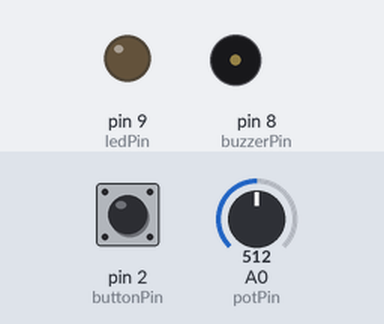
Recording of a sketch running on a simulated Arduino Uno, built with avr-gcc and run on an emulated ATmega328P. Shown: output pins drawn as LEDs (lit = HIGH), buzzer (waves = sounding). Inputs (shaded band) come from the test bench; at power-on: pin 2 (buttonPin) HIGH, A0 (potPin) = 512.

Above: at 1.2 s.
1.3 s: pin 2 (buttonPin) pulled LOW for 0.15 s
At 2.5 s:
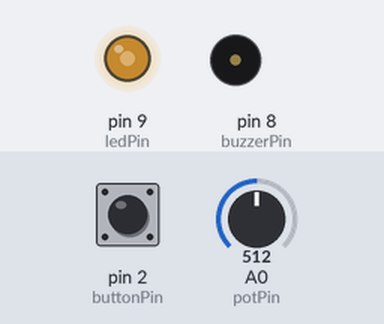
3.0 s: A0 (potPin) set to 716
At 4.2 s:
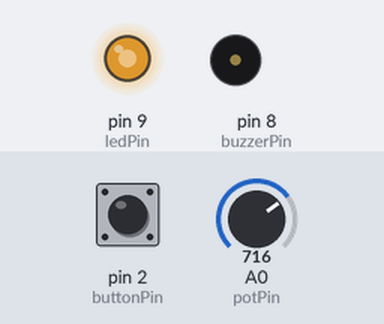
4.5 s: A0 (potPin) set to 900
At 5.5 s:
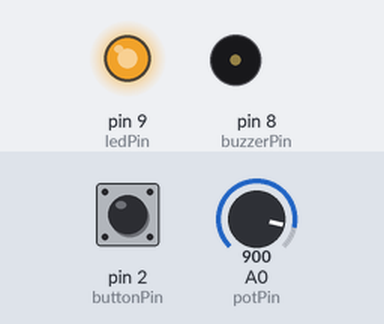
6.0 s: pin 2 (buttonPin) pulled LOW for 1 s
At 6.11 s:
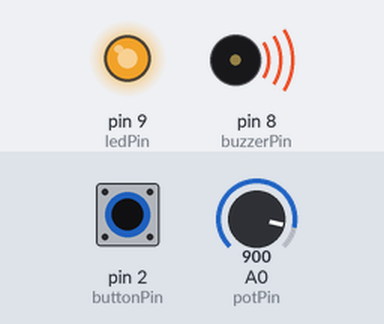
Timing chart, 0 to 9.0 s (numbered marks = the images above; inputs shaded):
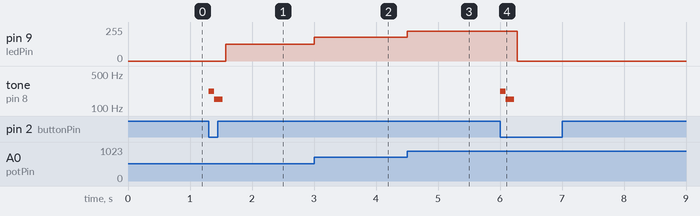

Measured:
- after the input at 1.3 s, pin 9 (ledPin): 0/255 → 127/255 after 0.28 s; tone on pin 8 (buzzerPin): silent → 220 Hz at once, → 150 Hz 0.09 s later, → silent 0.14 s later
- after the input at 3.0 s, pin 9 (ledPin): 127/255 → 178/255 at once
- after the input at 4.5 s, pin 9 (ledPin): 178/255 → 224/255 at once
- after the input at 6.0 s, pin 9 (ledPin): 224/255 → 0/255 after 0.28 s; tone on pin 8 (buzzerPin): silent → 220 Hz at once, → 150 Hz 0.09 s later, → silent 0.14 s later

The sketch:

button_led_potentiometer_buzz.ino
```cpp
int potPin = A0;
int ledPin = 9;
int buttonPin = 2;
int buzzerPin = 8;

bool ledState = false;
int lastButtonState = HIGH;

void setup() {
  pinMode(ledPin, OUTPUT);
  pinMode(buttonPin, INPUT_PULLUP);
  pinMode(buzzerPin, OUTPUT);
}

void loop() {
  int buttonState = digitalRead(buttonPin);

  // Button imebonyezwa
  if (lastButtonState == HIGH && buttonState == LOW) {

    // Badilisha LED ON/OFF
    ledState = !ledState;

    // Beep yenye "bass" zaidi - masafa ya chini na tabaka mbili
    tone(buzzerPin, 220);   // sauti ya chini (deep)
    delay(90);
    tone(buzzerPin, 150);   // chini zaidi kwa hisia ya "bass"
    delay(140);
    noTone(buzzerPin);

    delay(50); // debounce
  }

  lastButtonState = buttonState;

  // Potentiometer inadhibiti brightness
  if (ledState) {
    int potValue = analogRead(potPin);
    int brightness = map(potValue, 0, 1023, 0, 255);

    analogWrite(ledPin, brightness);
  }
  else {
    analogWrite(ledPin, 0);
  }
}


// int potPin = A0;
// int ledPin = 9;
// int buttonPin = 2;
// int buzzerPin = 8;

// bool ledState = false;
// int lastButtonState = HIGH;

// void setup() {
//   pinMode(ledPin, OUTPUT);
//   pinMode(buttonPin, INPUT_PULLUP);
//   pinMode(buzzerPin, OUTPUT);
// }

// void loop() {
//   int buttonState = digitalRead(buttonPin);

//   // Button imebonyezwa
//   if (lastButtonState == HIGH && buttonState == LOW) {

//     // Badilisha LED ON/OFF
//     ledState = !ledState;

//     // Toa beep
//     tone(buzzerPin, 1000);
//     delay(150);
//     noTone(buzzerPin);

//     delay(50); // debounce
//   }

//   lastButtonState = buttonState;

//   // Potentiometer inadhibiti brightness
//   if (ledState) {
//     int potValue = analogRead(potPin);
//     int brightness = map(potValue, 0, 1023, 0, 255);

//     analogWrite(ledPin, brightness);
//   }
//   else {
//     analogWrite(ledPin, 0);
//   }
// }
```
